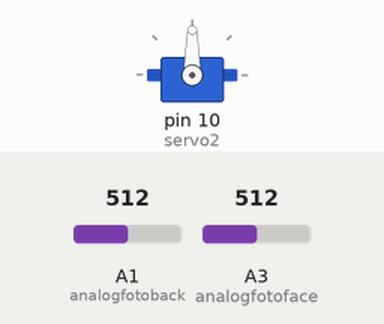
A sketch run on a simulated Arduino Uno, built with avr-gcc and run on an emulated ATmega328P. Shown: servo. The inputs (shaded band) are chosen by the test bench; at power-on: A1 (analogfotoback) = 512, A3 (analogfotoface) = 512.

Above: at 1.2 s.
1.3 s: A1 (analogfotoback) set to 547
At 3.7 s:
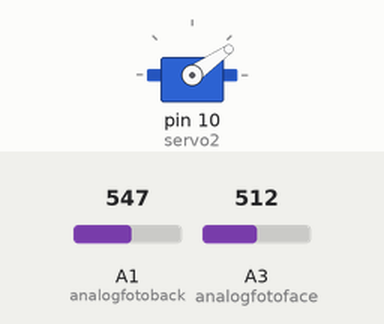
4.3 s: A3 (analogfotoface) set to 556
5.8 s: A3 (analogfotoface) set to 577
At 6.3 s:
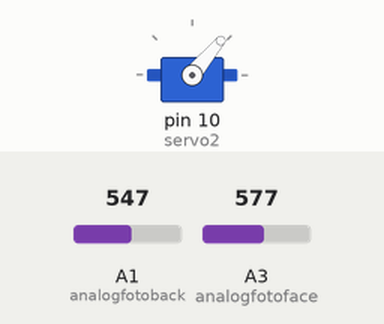
8.8 s: A3 (analogfotoface) set to 511
11.8 s: A3 (analogfotoface) set to 716
At 16.4 s:
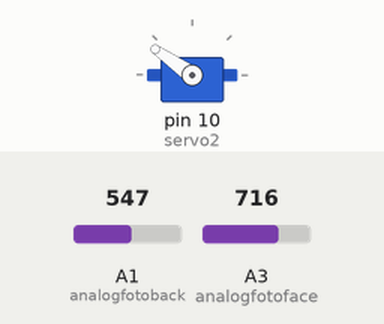
Timing chart, 0 to 17.9 s (numbered marks = the images above; inputs shaded):
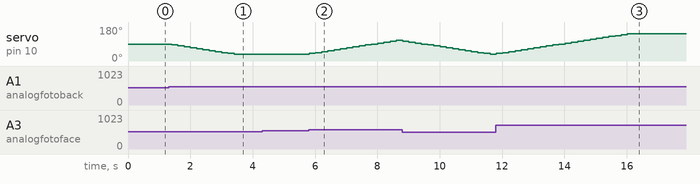

Measured:
- the behaviour switches between 532 and 533 on A1 (analogfotoback) (found by bisection; images 0 and 1)
- the behaviour switches between 567 and 568 on A3 (analogfotoface) (found by bisection; images 1 and 2)
- after the input at 1.3 s, servo on pin 10 (servo2): moves from 90° to 35° over 2.0 s, starting after 0.10 s
- after the input at 4.3 s, every drawn part: stays the same
- after the input at 5.8 s, servo on pin 10 (servo2): moves from 35° to 110° over 2.8 s, starting at once
- after the input at 11.8 s, servo on pin 10 (servo2): moves from 35° to 145° over 4.2 s, starting at once

The sketch:

foto.ino
```cpp
#include <Servo.h> // подключаем библиотеку для работы с сервоприводом
int analogfotoLeft = A2; // порт левого фоторезистора
int analogfotoRight = A0;// порт правого фоторезистора
int analogfotoback = A1; // порт левого фоторезистора
int analogfotoface = A3;// порт правого фоторезистора
int kr1 = 30; // меньший порог для 9го
int kr2 = 150; // меньший порог для 9го
int kr3 = 45; // меньший порог для 10го
int kr4 = 135;  // меньший порог для 10го
//Servo servo1; // объявляем переменную servo типа "servo1"
Servo servo2; // объявляем переменную servo типа "servo1"
void setup() {
              // servo1.attach(9); // привязываем сервопривод к аналоговому выходу 11
              servo2.attach(10); // привязываем сервопривод к аналоговому выходу 11
              Serial.begin(9600); // чтоб сериал работал
              // servo1.write(90); // ставим 9й в начальное положение
              servo2.write(90); // ставим 10й в начальное положение
              }// скобка

void loop() {
              //delay(2000);
              //int servov1 = servo1.read(); // читаем градусы с 9го
              int servov2 = servo2.read(); // читаем градусы с 10го
              //int fLeft = analogRead(analogfotoLeft); // присваиваем переменной показания левого фоторезистора
              //int fRight = analogRead(analogfotoRight);// присваиваем переменной показания правого фоторезистора
              int fback = analogRead(analogfotoback); // присваиваем переменной показания левого фоторезистора
              int fface = analogRead(analogfotoface);// присваиваем переменной показания правого фоторезистора
              /* Serial.println("----------");
              Serial.print("Right:"); //вывод показаний фоторезистора
              Serial.println(fRight); //вывод показаний фоторезистора
              Serial.println(' '); //вывод показаний фоторезистора
              Serial.print("Left:"); //вывод показаний фоторезистора
              Serial.println(fLeft); //вывод показаний фоторезистора
              Serial.println(' '); //вывод показаний фоторезистора
              Serial.print("back:"); //вывод показаний фоторезистора
              Serial.println(fback); //вывод показаний фоторезистора
              Serial.println(' '); //вывод показаний фоторезистора
              Serial.print("face:"); //вывод показаний фоторезистора
              Serial.println(fface); //вывод показаний фоторезистора
              Serial.println(' '); //вывод показаний фоторезистора*/
              //servo1.write(90); // ставим угол поворота под 90
              /*if(fLeft < fRight){ //если разница между прказаниями больше 75, то...
                            servo1.write(servov1 - 10);// крутим в лево
              }else if(fLeft > fRight) { // иначе
                            servo1.write(servov1 + 10);// крутим в право
              }*/
              if(abs(fback - fface) > 20 and servov2 + 5 < kr2 and fback <= fface){ //если разница между прказаниями больше 20, то...
                            servo2.write(servov2 + 5);// крутим в лево
              }else if(abs(fback - fface) > 20 and fback > fface and servov2 - 5 > kr1) { // иначе
                            servo2.write(servov2 - 5);// крутим в право
              }
              /*if(abs(fLeft - fRight) > 20 and servov1 + 5 < kr4 and fLeft <= fRight){ //если разница между прказаниями больше 20, то...
                            servo2.write(servov1 + 5);// крутим в лево
              }else if(abs(fLeft - fRight) > 20 and fLeft > fRight and servov1 - 5 > kr3) {
                            servo2.write(servov1 - 5);// крутим в право*/
              //}
              //if(abs(fLeft - fRight) < 100 and (servov2 > kr1 and servov2 < kr2)){
                            // int q = abs(fLeft - fRight); // записываем разницу показаний
                            //servo2.write(servov2 - 5); // крутим мотор на 5 градусов
              //if(q < abs(fLeft - fRight) and (servov2 > kr1 and servov2 < kr2)){ // если новая  разница показаний меньше чем старая, то...
                            // servo2.write(servov2 + 5);// поворачиваем обратно на 5 градусов
                            //servo2.write(servov2 + 5); // крутим вправа
              //}else{
                            //  servo2.write(servov2 + 5);// поворачиваем обратно на 5 градусов
                            //servo2.write(servov2 - 5); // крутим вправа
              //}
              //}/*
              delay(200);// задержка 50 милисек
              // delay(2000); // ждем 2 секунды
              //servo1.write(180); // ставим угол поворота под 180
              //  delay(2000); // ждем 2 секунды
              }
```
